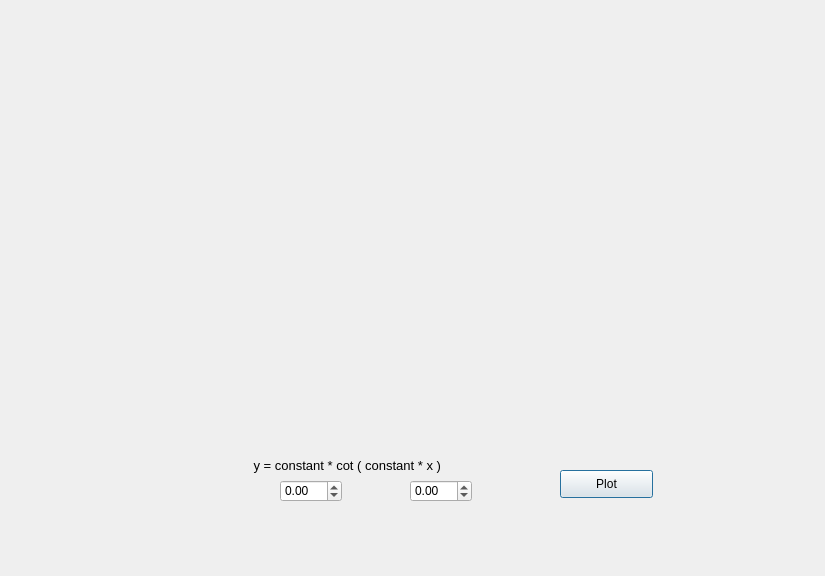
<?xml version="1.0" encoding="UTF-8"?>
<ui version="4.0">
 <class>cot</class>
 <widget class="QDialog" name="cot">
  <property name="geometry">
   <rect>
    <x>0</x>
    <y>0</y>
    <width>825</width>
    <height>576</height>
   </rect>
  </property>
  <property name="windowTitle">
   <string>Dialog</string>
  </property>
  <widget class="QCustomPlot" name="plot" native="true">
   <property name="geometry">
    <rect>
     <x>150</x>
     <y>90</y>
     <width>491</width>
     <height>331</height>
    </rect>
   </property>
  </widget>
  <widget class="QDoubleSpinBox" name="b_1">
   <property name="geometry">
    <rect>
     <x>410</x>
     <y>480</y>
     <width>62</width>
     <height>22</height>
    </rect>
   </property>
   <property name="minimum">
    <double>-99.000000000000000</double>
   </property>
  </widget>
  <widget class="QPushButton" name="plot_btn">
   <property name="geometry">
    <rect>
     <x>560</x>
     <y>470</y>
     <width>93</width>
     <height>28</height>
    </rect>
   </property>
   <property name="text">
    <string>Plot</string>
   </property>
  </widget>
  <widget class="QLabel" name="label">
   <property name="geometry">
    <rect>
     <x>250</x>
     <y>450</y>
     <width>331</width>
     <height>31</height>
    </rect>
   </property>
   <property name="font">
    <font>
     <pointsize>10</pointsize>
    </font>
   </property>
   <property name="text">
    <string> y = constant * cot ( constant * x )</string>
   </property>
  </widget>
  <widget class="QDoubleSpinBox" name="a_1">
   <property name="geometry">
    <rect>
     <x>280</x>
     <y>480</y>
     <width>62</width>
     <height>22</height>
    </rect>
   </property>
   <property name="minimum">
    <double>-99.000000000000000</double>
   </property>
  </widget>
 </widget>
 <customwidgets>
  <customwidget>
   <class>QCustomPlot</class>
   <extends>QWidget</extends>
   <header>qcustomplot.h</header>
   <container>1</container>
  </customwidget>
 </customwidgets>
 <resources/>
 <connections/>
</ui>
